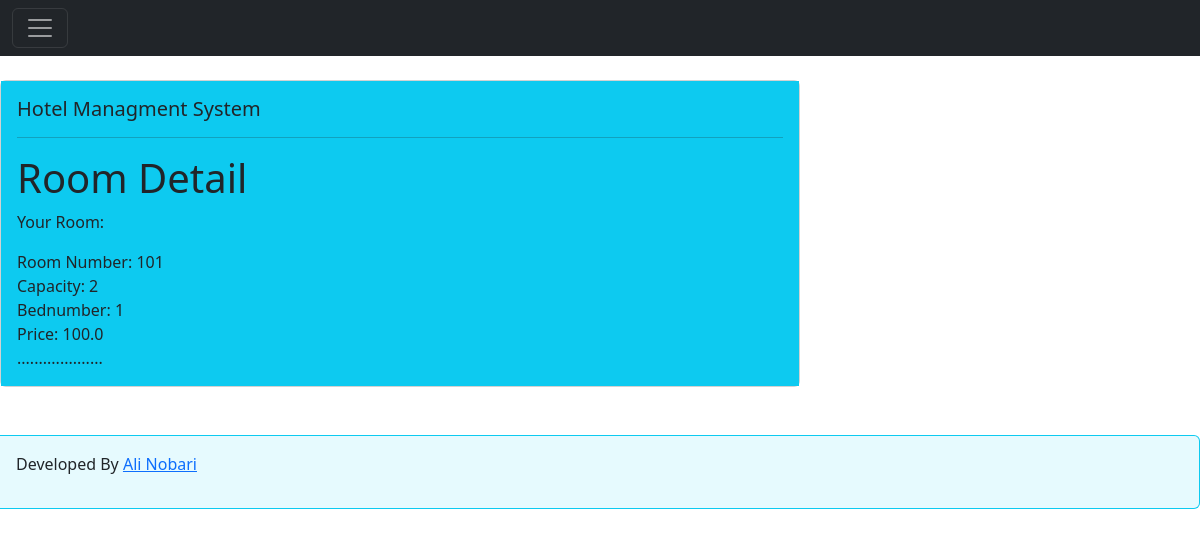
Screenshot of /hotel/roomdetails/1 with the database file from the repository.
### hotelApp/models.py (models this page shows, shortened)
class Room(models.Model):
    roomnumber = models.PositiveIntegerField()
    capacity = models.PositiveIntegerField()
    bednumber = models.PositiveIntegerField()
    price = models.FloatField()
    availability = models.BooleanField(default=True)
    created_date = models.DateTimeField(auto_now_add=True)
    modified_date = models.DateTimeField(auto_now=True)
    categories = (
        ('stn','standard'),
        ('lux','luxury'),
        ('slx','superluxury'),
    )
    category = models.CharField(max_length=3, choices = categories , default= 'stn')

### hotelApp/views.py (the view)
# urls.py: path('roomdetails/<int:pk>', views.roomDetails, name='roomDetails'),
def roomDetails(request, pk):
    room = Room.objects.get(pk=pk)
    context = {
        'room' : room,
    }
    return render(request, 'roomdetail.html', context= context)

### templates/roomdetail.html
{% extends 'main.html' %}
{%  block content %}
        <h1>Room Detail</h1>
        <p>Your Room:</p>
        Room Number: {{room.roomnumber}} <br/>
        Capacity: {{room.capacity}} <br/>
        Bednumber: {{room.bednumber}} <br/>
        Price: {{room.price}} <br/>
        ....................  <br/>
{% endblock %}

### rows the page displays
Room: roomnumber "101", capacity "2", bednumber "1", price "100.0"
